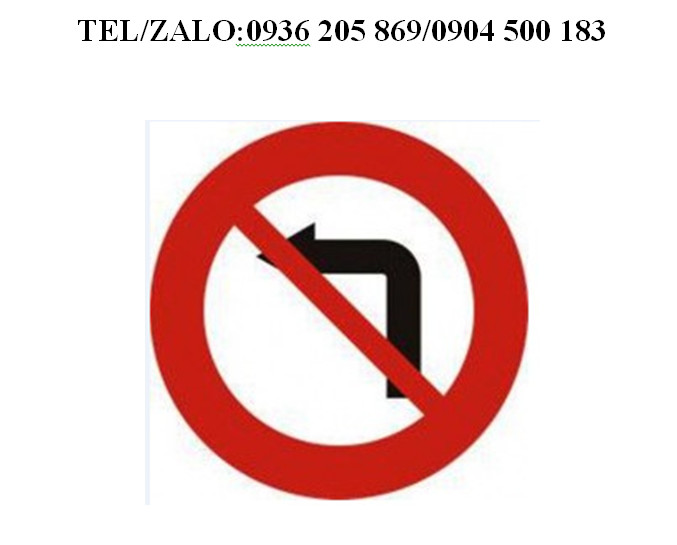
#> input picture image.png, 677 x 545 px
$ python -i ocr_utils.py   (imports and definitions only)
#> lines starting #> are read from the running program, lines starting #| are printed output that depends on the picture; after the words box and inside, x2 and y2 are one past the last pixel; in counts of white or black regions, pixels touching at a corner belong together
#> further down, picture is the input picture: shape (545, 677, 3); mean B, G, R 207.3, 209.2, 237.3
"""
Tiện ích OCR để đọc chữ và số trên biển báo giao thông
"""
import pytesseract
import cv2
import numpy as np
from PIL import Image
from config import PYTESSERACT_PATH
import logging

# Cấu hình logging
# [1 line not run here, left out]
logger = logging.getLogger(__name__)

# Đặt đường dẫn Tesseract
pytesseract.pytesseract.pytesseract_cmd = PYTESSERACT_PATH


class OCRReader:
    """Lớp để đọc text từ ảnh bằng Tesseract OCR"""

    def __init__(self):
        self.logger = logger

    def preprocess_image(self, image, blur=True):
        """
        Tiền xử lý ảnh để cải thiện OCR

        Args:
            image: OpenCV image
            blur: Có áp dụng Gaussian blur không

        Returns:
            Ảnh đã xử lý
        """
#> called with blur = True
        try:
            # Chuyển sang grayscale
            gray = cv2.cvtColor(image, cv2.COLOR_BGR2GRAY)
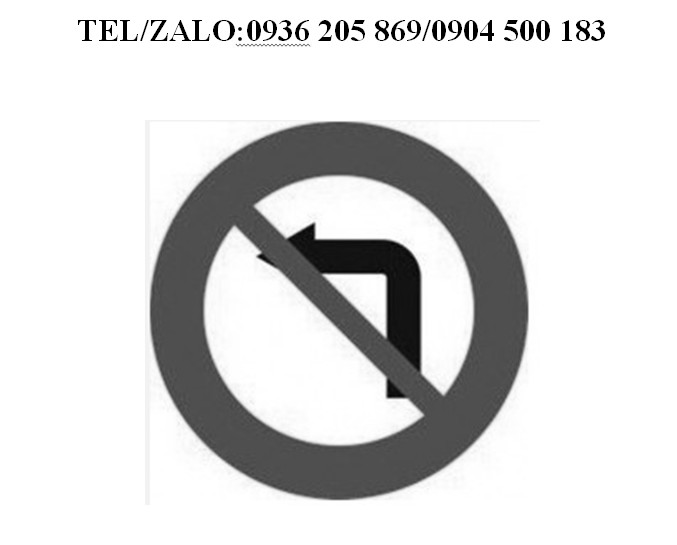
#> gray: shape (545, 677); min 0, max 255, mean 217.3

            # Áp dụng Gaussian blur để giảm noise
            if blur:
                gray = cv2.GaussianBlur(gray, (5, 5), 0)

            # Áp dụng CLAHE (Contrast Limited Adaptive Histogram Equalization)
            clahe = cv2.createCLAHE(clipLimit=2.0, tileGridSize=(8, 8))
            gray = clahe.apply(gray)
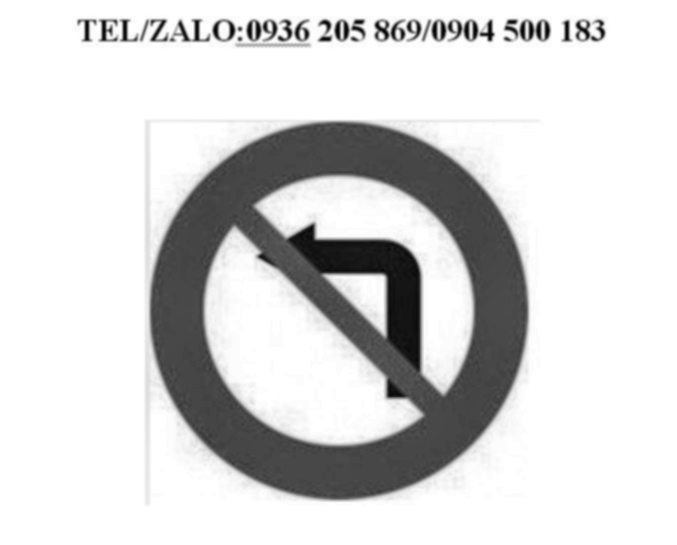
#> gray: shape (545, 677); min 2, max 255, mean 214.6

            # Thresholding
            _, gray = cv2.threshold(gray, 150, 255, cv2.THRESH_BINARY)
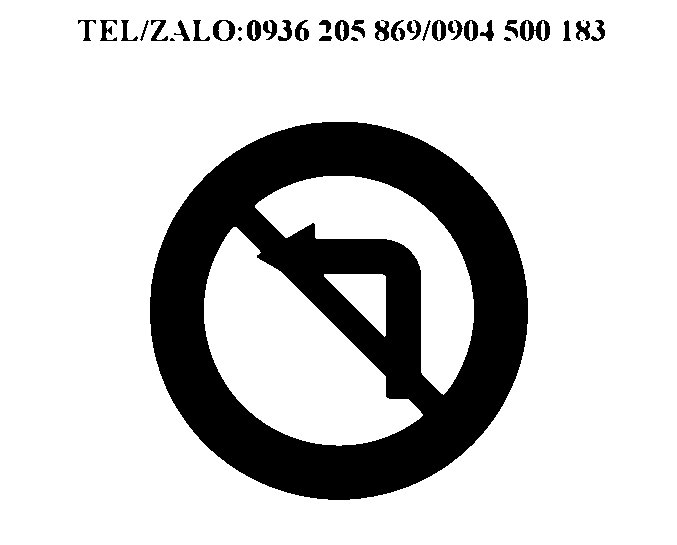
#> gray: shape (545, 677); 80% white; 40 black regions (5 under 20 px), largest, box (x1, y1, x2, y2) and area: (150, 122, 528, 500) 69668, (520, 20, 550, 41) 358, (213, 20, 235, 41) 220

            return gray
        except Exception as e:
            self.logger.error(f"Lỗi tiền xử lý ảnh: {e}")
            return image

    # [25 lines left out: function read_text, not called in this run]

    def read_speed_limit(self, image):
        """
        Đọc số tốc độ từ biển báo giới hạn tốc độ

        Args:
            image: OpenCV image của biển báo

        Returns:
            Số tốc độ (string)
        """
        try:
            # Tiền xử lý
            processed = self.preprocess_image(image, blur=True)

            # Resize ảnh để cải thiện OCR
            height, width = processed.shape
#> height = 545; width = 677
            if height < 50 or width < 50:
                scale = max(50 / height, 50 / width)
                new_width = int(width * scale)
                new_height = int(height * scale)
                processed = cv2.resize(processed, (new_width, new_height),
                                      interpolation=cv2.INTER_CUBIC)

            # Đọc chỉ số
            custom_config = r'--oem 3 --psm 6 -c tessedit_char_whitelist=0123456789'
#> (the run stopped early here; a loop or call above may not have finished)
